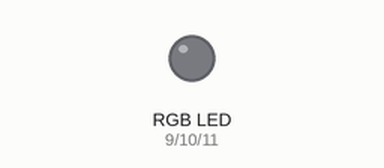
The sketch below on a simulated Arduino Uno, built with avr-gcc and run on an emulated ATmega328P. Shown: an RGB LED mixed from three pins (HIGH = lit).

Above: at 0.1 s.
At 1.6 s:
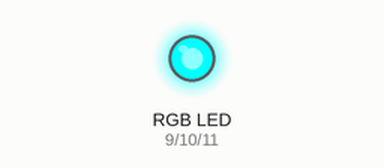
At 3.1 s:
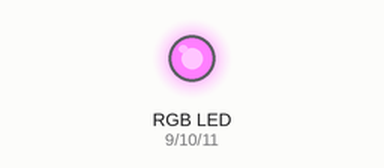
At 4.6 s:
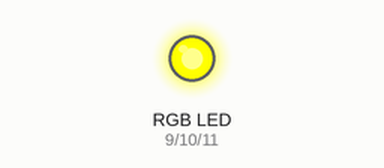
At 6.89 s:
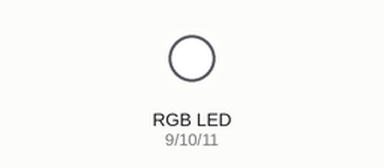
At 39.42 s:
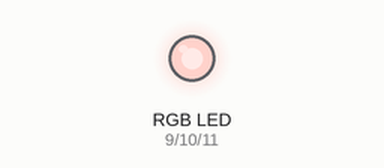
Timing chart, 0 to 40.0 s (numbered marks = the images above):
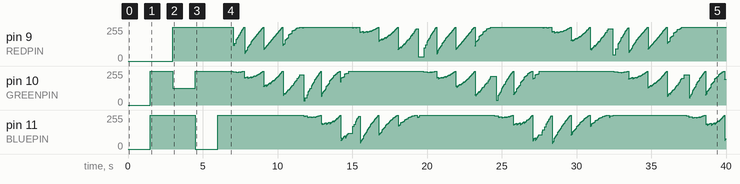

The sketch:

AnalogBasicSetup.ino
```cpp
//***************************************************************
// Basic example of using analog LEDs with FastLED.
//   Concept originally based on the FastLED AnalogOutput example:
//   https://github.com/FastLED/FastLED/tree/master/examples/AnalogOutput
//
// This has been updated to allow for adjusting "master brightness".
//
// Also pixel data is operated on as if we were using a single
// addressable RGB LED (ie. as if NUM_LEDS = 1), and then the
// R,G,B values are used to update the analog LED display.
//
// The RGB LED I was using to test is a common anode RGB LED so
// I needed to adjust for that as noted below [lines 44-49].
//
//
// Marc Miller, March 2019
//***************************************************************

#include "FastLED.h"
#define REDPIN   9  //pins connected to analog LED R,G,B
#define GREENPIN 10
#define BLUEPIN  11

CRGB leds[1];  //hard coding to 1 for analog case
uint8_t BRIGHTNESS = 255;  //For adjusting master brightness
uint8_t hue;


//---------------------------------------------------------------
void setup() {
  delay(1500);
  pinMode(REDPIN,   OUTPUT);  //setup pins for controlling analog RGB LED
  pinMode(GREENPIN, OUTPUT);
  pinMode(BLUEPIN,  OUTPUT);
  colorBars();  //display R,G,B color check during startup to confirm wiring
}


//---------------------------------------------------------------
//Function to update the analog LED display
void showAnalogRGB( const CRGB& rgb) {
  //Note: scale8 is used to adjust values based on BRIGHTNESS

  //Also note, I needed to update this to use 255 minus the rgb
  //value since the LED I am using is common anode.  If your
  //analog RGB LED is common cathode you don't need the "255-" part.
  analogWrite(REDPIN,   255-scale8(rgb.r, BRIGHTNESS) );  //for common anode
  analogWrite(GREENPIN, 255-scale8(rgb.g, BRIGHTNESS) );
  analogWrite(BLUEPIN,  255-scale8(rgb.b, BRIGHTNESS) );
  //analogWrite(REDPIN,   scale8(rgb.r, BRIGHTNESS) );  //for common cathode
  //analogWrite(GREENPIN, scale8(rgb.g, BRIGHTNESS) );
  //analogWrite(BLUEPIN,  scale8(rgb.b, BRIGHTNESS) );
}


//---------------------------------------------------------------
void loop() {
  EVERY_N_MILLISECONDS(250) {  //cycle through the rainbow
    fill_rainbow( leds, 1, hue);
    hue = hue + 5;
  }

  EVERY_N_MILLISECONDS(5) {  //change the master brightness
    static uint8_t delta = 1;
    BRIGHTNESS = BRIGHTNESS - delta;
  }

  showAnalogRGB( leds[0]);  //update the LED display

}//end_main_loop


//---------------------------------------------------------------
void colorBars() {
  //This function is called once during startup to confirm the R,G,B wiring
  fill_solid(leds,1,CRGB::Red);   showAnalogRGB( leds[0] ); delay(1500);
  fill_solid(leds,1,CRGB::Green); showAnalogRGB( leds[0] ); delay(1500);
  fill_solid(leds,1,CRGB::Blue);  showAnalogRGB( leds[0] ); delay(1500);
  fill_solid(leds,1,CRGB::Black); showAnalogRGB( leds[0] ); delay(500);
}
```

Measured:
- by itself, pin 10 (GREENPIN): 255/255 → 127/255 at 3.0 s, → 255/255 1.5 s later, → 248/255 2.5 s later, → 249/255 0.10 s later, … (1139 changes in this stretch)
